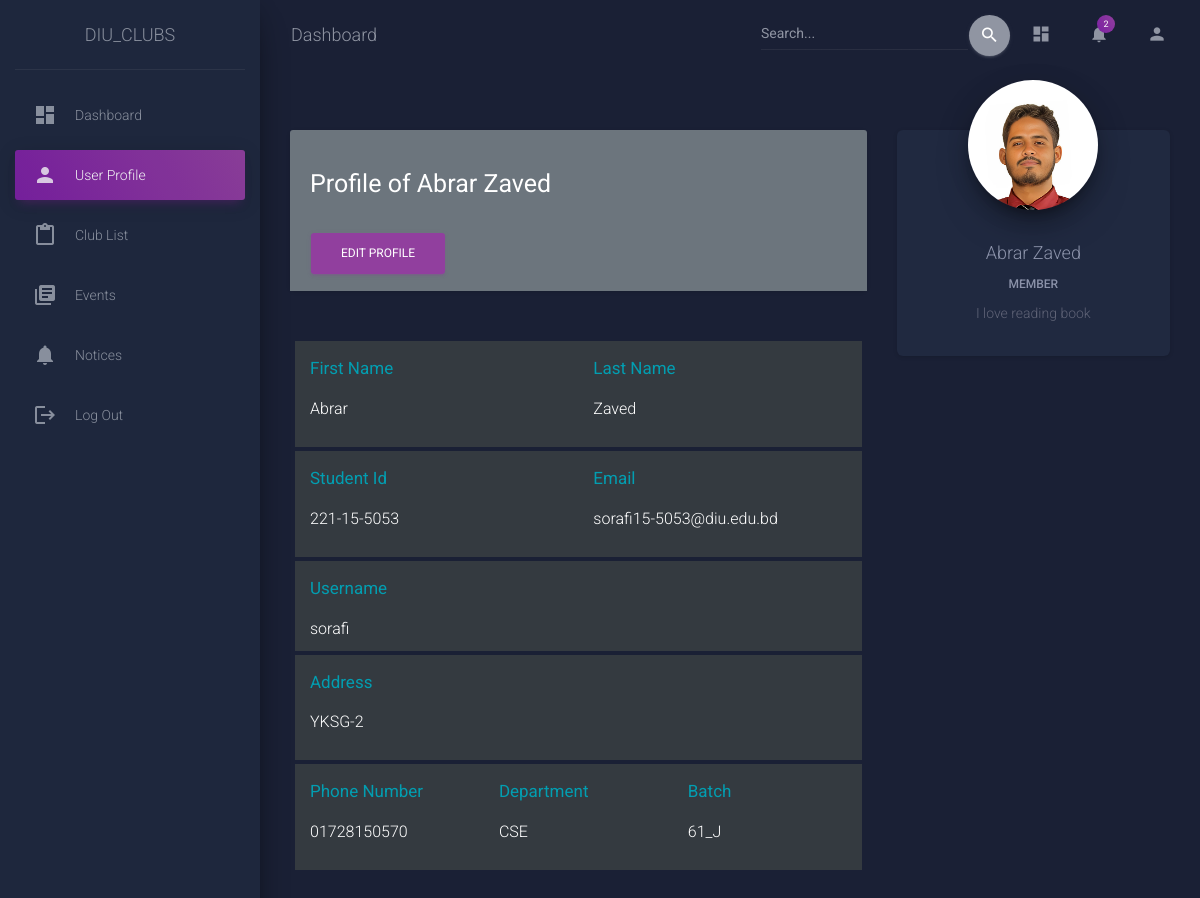
The app's page /auth/user_profile (signed in) with its own data.
### authentication/models.py (models this page shows, shortened)
class Student(models.Model):
    user = models.OneToOneField(User, on_delete=models.CASCADE, default=User)
    first_name = models.CharField(max_length=30, blank=False)
    last_name = models.CharField(max_length=30, blank=False)
    profile_pic = models.ImageField(
        upload_to="profile_pic", blank=True, default="profile_pic/new_logo.png"
    )
    student_id = models.CharField(max_length=20, unique=True, blank=False)
    email = models.EmailField(unique=True)
    dept = models.CharField(max_length=30, blank=False)
    phone_number = models.CharField(max_length=15, unique=True, blank=False)
    batch = models.CharField(max_length=5, blank=False)
    address = models.CharField(max_length=70, blank=False)
    about_you = models.CharField(max_length=250, blank=True, null=True)

### authentication/views.py (the view)
# urls.py: path('user_profile', views.user_profile,name='profile'),
def user_profile(request):
    students = Student.objects.filter(user=request.user)
    return render(request, "authentication/user.html", {"students": students})

### Dashboard/models.py (called while the page is built)
    def __str__(self):
        return self.club_name

### templates/authentication/user.html (shortened to what this page needs)
{% extends "sidebar/main.html" %}
{% block content %}
  <div class="wrapper">
    <div class="sidebar" data-color="purple" data-background-color="black" data-image="css/assets/img/sidebar-2.jpg">
      <div class="logo"><a href="http://www.creative-tim.com" class="simple-text logo-normal">
          DIU_CLUBS
        </a></div>
      {% include 'sidebar/navbar.html' %}
      <div class="content">
        <div class="container-fluid">
          <div class="row">
            {% for student in students  %}
            <div class="col-md-8">
              <div class="card">
                  <div class="card-header bg-secondary">
                    <br><h3 class="card-title text-white"><strong>Profile of {{student.user.get_full_name}}</strong></h3><br>
                      <div>
                        <a href="{% url 'user_edit' student.id %}" class="btn btn-primary">Edit Profile</a>
                      </div>
                  </div>
                </div>
                <div class="card-body">
                  <div>
                    <div class="row row mb-1 bg-dark text-white">
                      <div class="col-md-6">
                        <div class="form-group">
                          <p><strong><h5 class="text-info">First Name</h5></strong></p>
                          <p>{{student.first_name}}</p>
                        </div>
                      </div>
                      <div class="col-md-6">
                        <div class="form-group">
                          <p><strong><h5 class="text-info">Last Name</h5></strong></p>
                          <p>{{student.last_name}}</p>
                        </div>
                      </div>
                    </div>
                    <div class="row mb-1 bg-dark text-white ">
                      <div class="col-md-6">
                        <div class="form-group">
                          <p><strong><h5 class="text-info">Student Id</h5></strong></p>
                          <p>{{student.student_id}}</p>
                        </div>
                      </div>
                      <div class="col-md-6 ">
                        <div class="form-group">
                          <p><strong><h5 class="text-info">Email</h5></strong></p>
                          <p>{{student.email}}</p>
                        </div>
                      </div>
                    </div>
                    <div class="row row mb-1 bg-dark text-white">
                      <div class="col-md-12  ">
                          <div class="form-group">
                              <p><strong><h5 class="text-info">Username</h5></strong></p>
                              {{ user}}
                          </div>
                      </div>
                    </div>
                    <div class="row row mb-1 bg-dark text-white">
                      <div class="col-md-12  ">
                        <div class="form-group">
                          <p><strong><h5 class="text-info">Address</h5></strong></p>
                          <p>{{student.address}}</p>
                        </div>
                      </div>
                    </div>
                    <div class="row row mb-1 bg-dark text-white">
                      <div class="col-md-4  ">
                        <div class="form-group">
                          <p><strong><h5 class="text-info">Phone Number</h5></strong></p>
                          <p>{{student.phone_number}}</p>
                        </div>
                      </div>
                      <div class="col-md-4  ">
                        <div class="form-group">
                          <p><strong><h5 class="text-info">Department</h5></strong></p>
                          <p>{{student.dept}}</p>
                        </div>
                      </div>
                      <div class="col-md-4 ">
                        <div class="form-group">
                          <p><strong><h5 class="text-info">Batch</h5></strong></p>
                          <p>{{student.batch}}</p>
                        </div>
                      </div>
                    </div>
                    <div class="row">
                      <div class="col-md-12">
                        <div class="form-group">
                        </div>
                      </div>
                    </div>
                </div>
              </div>
            </div>
            <div class="col-md-4">
              <div class="card card-profile">
                <div class="card-avatar">
                  <img class="img" src="{{ student.profile_pic.url }}">
                </div>
                <div class="card-body">
                  <h4 class="card-title">{{student.user.get_full_name}}</h4>
                  {% if "admin" in user.username %}
                  <h6 class="card-category">Admin</h6>
                  {% else %}
                  <h6 class="card-category">Member</h6>
                  {% endif %}
                  <p class="card-description">
                    {{student.about_you}}
                  </p>
                </div>
              </div>
            </div>
          </div>
          {% endfor %}
        </div>
      </div>
    </div>
{% endblock %}

### records on screen
Student: user.get_full_name "Abrar Zaved", first_name "Abrar", last_name "Zaved", student_id "221-15-5053", email "sorafi15-5053@diu.edu.bd", address "YKSG-2", phone_number "01728150570", dept "CSE", batch "61_J", profile_pic (picture), about_you "I love reading book"

### other values on screen
{{ total_notifications }} "2"
{{ user }} "sorafi"
